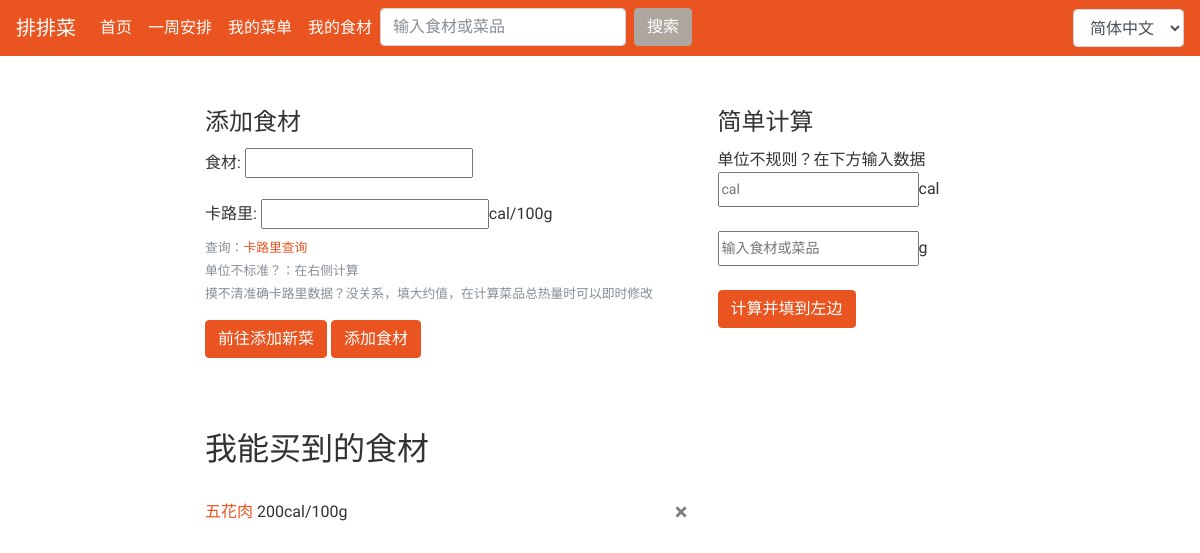
The app's page /ingredient/ (signed in), older data.
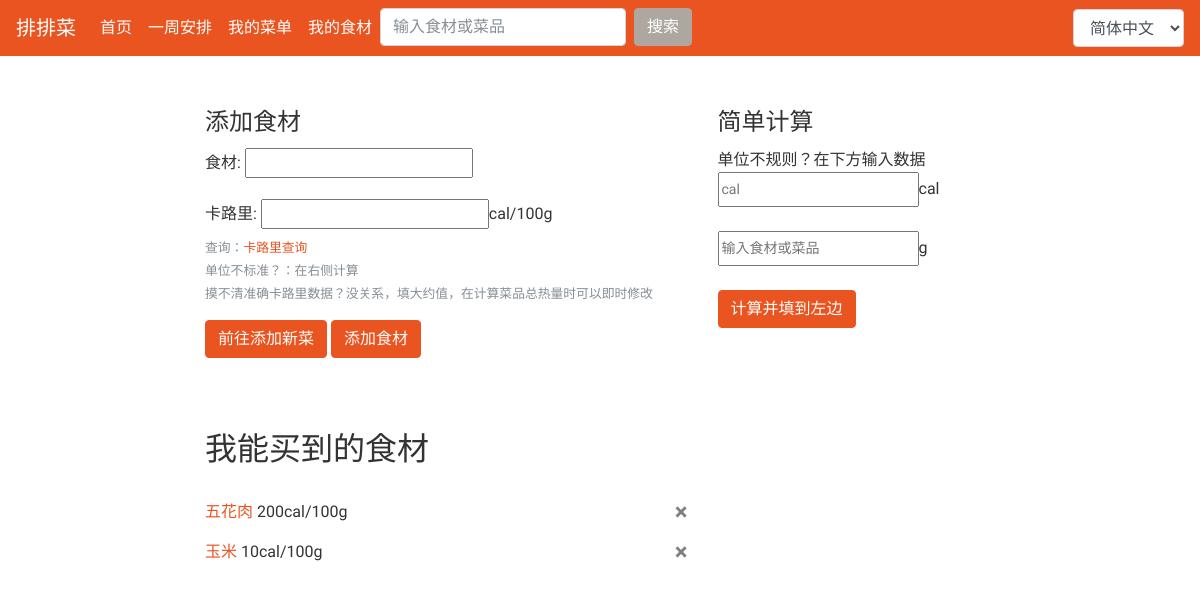
The same page, newer data.
### AutoGener/models.py (models this page shows, shortened)
class CanGet(models.Model):
    userid = models.IntegerField()
    name = models.CharField(max_length=10)
    cal = models.PositiveIntegerField()

### AutoGener/views.py (the view, shortened to what this page needs)
# urls.py: path('ingredient/', views.get_ingredient, name='ingredient')
@login_required
def get_ingredient(request):
    form = IngredientForm(auto_id="ingre_%s")
    ingredientlist = CanGet.objects.filter(userid=request.user.id)
    duplicate = ''
    context = {'ingredientlist': ingredientlist, 'form': form, 'duplicate': duplicate}
    return render(request, 'AutoGener/ingredientform.html', context)

### AutoGener/forms.py
class IngredientForm(forms.ModelForm):
    name = forms.CharField(max_length=10)
    cal = forms.NumberInput()
    class Meta:
        model = CanGet
        fields = ['name', 'cal']
        labels = {
            'name': '食材'
        }

### templates/AutoGener/ingredientform.html (shortened to what this page needs)
{% extends 'base.html' %}
{% load i18n %}
{% block main %}
<div class = "dishBlock">
  <form action="/ingredient/" method="post">
    <fieldset>
      <legend>{% trans "添加食材" %}</legend>
      <div class="form-group">
        <label for="exampleInputPassword1">{% trans "食材" %}:</label>
        {{ form.name }}
      </div>
      <div class="form-group">
        <label for="exampleInputPassword1">{% trans "卡路里" %}:</label>
        {{ form.cal }}cal/100g
        <small id="fileHelp" class="form-text text-muted">
          {% trans "查询" %}：<a href="http://www.boohee.com/food/" target="_blank">{% trans "卡路里查询" %}</a>
        </small>
        <small id="fileHelp" class="form-text text-muted">{% trans "单位不标准？：在右侧计算" %}</small>
        <small id="fileHelp" class="form-text text-muted">
          {% trans "摸不清准确卡路里数据？没关系，填大约值，在计算菜品总热量时可以即时修改" %}
        </small>
      </div>
      <a class="btn btn-primary" target="_blank" href="{% url 'AutoGener:dish' %}" >{% trans "前往添加新菜" %}</a>
      <button type="submit" class="btn btn-primary">{% trans "添加食材" %}</button>
    </fieldset>
  </form>
</div>
<br>
<br>
<br>
<div>
  <div>
  <h2>{% trans "我能买到的食材" %}</h2>
  <br>
  {% for ingre in ingredientlist %}
        <p> <a href="{% url 'AutoGener:dish_detail' ingre.name %}">{{ ingre.name }}</a> {{ ingre.cal }}cal/100g
          <a class="close" href="{% url 'AutoGener:ingre_delete' ingre.name %}" >&times;</a>
        </p>
  {% empty %}
    <div><p>{% trans "还没有食材哦" %}！</p></div>
  {% endfor %}
    </div>
</div>
{% endblock %}
{% block side %}
  <div>
  <legend>{% trans "简单计算" %}</legend>
    <p>{% trans "单位不规则？在下方输入数据" %}
    <br>
    <input id="calo" class="col-form-label col-form-label-sm" placeholder="cal" />cal
    <br>
    <br>
    <input id="weight" class="col-form-label col-form-label-sm" placeholder="{% trans '输入食材或菜品' %}" />g
    <br>
    <br>
    <button class="btn btn-primary" id="calculate" >{% trans "计算并填到左边" %}</button>
  </div>
{% endblock %}

### templates/base.html (shortened to what this page needs)
{% load static %}
{% load i18n %}
<!DOCTYPE html>
<html lang="en">
<head>
    <link rel="stylesheet" href="{% static 'AutoGener/css/bootstrap.css' %}" />
</head>
<body>
<nav class="navbar navbar-expand-lg navbar-dark bg-primary">
  <a class="navbar-brand" href="{% url 'index' %}">{% trans "排排菜" %}</a>
  <div class="collapse navbar-collapse" id="navbarColor01">
    <ul class="navbar-nav mr-auto">
      <li class="nav-item active">
        <a class="nav-link" href="{% url 'index' %}">{% trans "首页" %}<span class="sr-only">(current)</span></a>
      </li>
      <li class="nav-item active">
        <a class="nav-link" href="{% url 'AutoGener:schedule' %}">{% trans "一周安排" %}</a>
      </li>
            <li class="nav-item active">
        <a class="nav-link" href="{% url 'AutoGener:dish' %}">{% trans "我的菜单" %}</a>
      </li>
      <li class="nav-item active">
        <a class="nav-link" href="{% url 'AutoGener:ingredient' %}">{% trans "我的食材" %}</a>
      </li>
      <li class="nav-item active">
               <form class="form-inline my-2 my-lg-0" method="POST" action="{% url 'AutoGener:dish' %}">
      <input class="form-control mr-sm-2" type="text" placeholder="{% trans '输入食材或菜品' %}" name="dish_wanted">
      {% if dish.name %}
        <a href="{% url 'AutoGener:dish' %}" class="btn btn-secondary my-2 my-sm-0">{% trans "返回" %}</a>
      {% else %}
        <button class="btn btn-secondary my-2 my-sm-0" type="submit">{% trans "搜索" %}</button>
      {% endif %}
    </form>
      </li>
    </ul>
        <form action="{% url 'set_language' %}" method="post">{% csrf_token %}
          <select name="language" class="form-control " onChange="form.submit();">
              {% get_current_language as LANGUAGE_CODE %}
              {% get_available_languages as LANGUAGES %}
              {% get_language_info_list for LANGUAGES as languages %}
              {% for language in languages %}
                  <option value="{{ language.code }}"{% if language.code == LANGUAGE_CODE %} selected{% endif %}>
                      {{ language.name_local }}
                  </option>
              {% endfor %}
          </select>
         </form>
  </div>
</nav>
<br>
<br>
<div class = "row">
  <div class="col-md-2">
  </div>
<div class="col-md-5">
  {% block main %}
  {% endblock %}
</div>
<div class="col-md-4">
    {% block side %}
    {% endblock %}
</div>
</div>
</body>
</html>

### templates/base.html (style rules this page uses)
ul { list-style-type: none; }

Row changes from the older to the newer data that the page shows:
added CanGet: name "玉米", cal "10"
